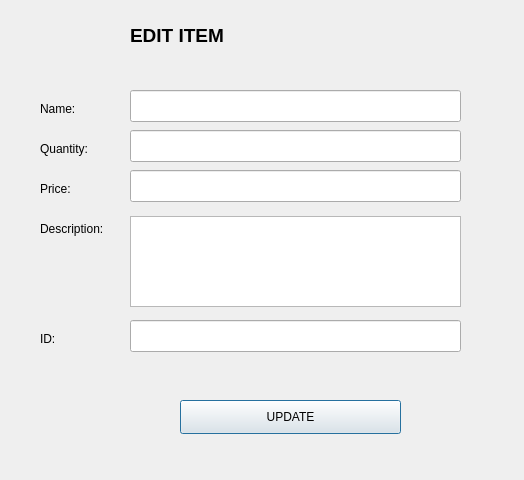
<?xml version="1.0" encoding="UTF-8"?>
<ui version="4.0">
 <class>Dialog</class>
 <widget class="QDialog" name="Dialog">
  <property name="geometry">
   <rect>
    <x>0</x>
    <y>0</y>
    <width>524</width>
    <height>480</height>
   </rect>
  </property>
  <property name="windowTitle">
   <string>Dialog</string>
  </property>
  <widget class="QLabel" name="label">
   <property name="geometry">
    <rect>
     <x>130</x>
     <y>10</y>
     <width>271</width>
     <height>51</height>
    </rect>
   </property>
   <property name="font">
    <font>
     <pointsize>14</pointsize>
     <weight>75</weight>
     <bold>true</bold>
    </font>
   </property>
   <property name="text">
    <string>EDIT ITEM </string>
   </property>
  </widget>
  <widget class="QLabel" name="label_2">
   <property name="geometry">
    <rect>
     <x>40</x>
     <y>100</y>
     <width>58</width>
     <height>18</height>
    </rect>
   </property>
   <property name="text">
    <string>Name:</string>
   </property>
  </widget>
  <widget class="QLabel" name="label_3">
   <property name="geometry">
    <rect>
     <x>40</x>
     <y>220</y>
     <width>81</width>
     <height>18</height>
    </rect>
   </property>
   <property name="text">
    <string>Description:</string>
   </property>
  </widget>
  <widget class="QLabel" name="label_4">
   <property name="geometry">
    <rect>
     <x>40</x>
     <y>180</y>
     <width>81</width>
     <height>18</height>
    </rect>
   </property>
   <property name="text">
    <string>Price:</string>
   </property>
  </widget>
  <widget class="QLabel" name="label_5">
   <property name="geometry">
    <rect>
     <x>40</x>
     <y>140</y>
     <width>81</width>
     <height>18</height>
    </rect>
   </property>
   <property name="text">
    <string>Quantity:</string>
   </property>
  </widget>
  <widget class="QLineEdit" name="lineEdit">
   <property name="geometry">
    <rect>
     <x>130</x>
     <y>90</y>
     <width>331</width>
     <height>32</height>
    </rect>
   </property>
  </widget>
  <widget class="QLineEdit" name="lineEdit_2">
   <property name="geometry">
    <rect>
     <x>130</x>
     <y>130</y>
     <width>331</width>
     <height>32</height>
    </rect>
   </property>
  </widget>
  <widget class="QLineEdit" name="lineEdit_3">
   <property name="geometry">
    <rect>
     <x>130</x>
     <y>170</y>
     <width>331</width>
     <height>32</height>
    </rect>
   </property>
  </widget>
  <widget class="QLabel" name="label_6">
   <property name="geometry">
    <rect>
     <x>40</x>
     <y>330</y>
     <width>81</width>
     <height>18</height>
    </rect>
   </property>
   <property name="text">
    <string>ID:</string>
   </property>
  </widget>
  <widget class="QLineEdit" name="lineEdit_5">
   <property name="geometry">
    <rect>
     <x>130</x>
     <y>320</y>
     <width>331</width>
     <height>32</height>
    </rect>
   </property>
  </widget>
  <widget class="QPushButton" name="pushButton">
   <property name="geometry">
    <rect>
     <x>180</x>
     <y>400</y>
     <width>221</width>
     <height>34</height>
    </rect>
   </property>
   <property name="text">
    <string>UPDATE</string>
   </property>
  </widget>
  <widget class="QTextEdit" name="textEdit">
   <property name="geometry">
    <rect>
     <x>130</x>
     <y>216</y>
     <width>331</width>
     <height>91</height>
    </rect>
   </property>
  </widget>
 </widget>
 <resources/>
 <connections/>
</ui>
